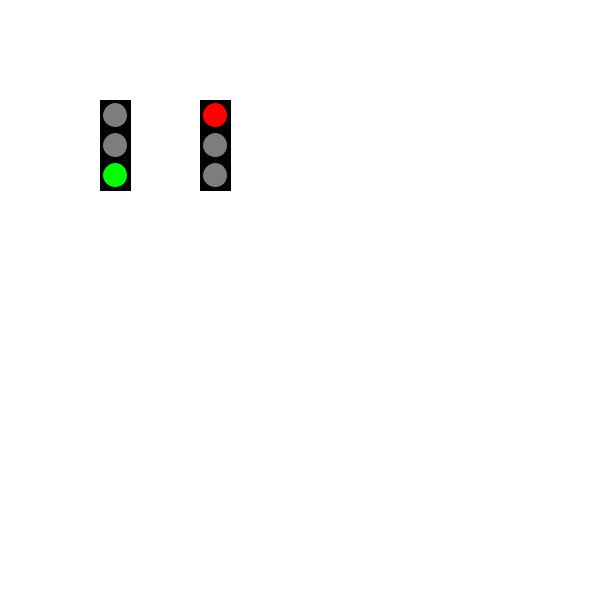
Frame 1 (no input)
Frame 60 (the mouse pressed at the canvas centre just before this capture): identical to frame 1, image omitted
Frame 120 (the mouse held since frame 60 and released just before this capture): identical to frame 1, image omitted

The Processing sketch that drew this single still picture (run headless with seeded random() and noise(); from frame 60 on, the mouse is pressed at the canvas centre):

// Processing sketch: Trafiklys_OOP_v1
// ── Trafiklys_OOP_v1.pde
Trafik0 t1, t2;


void setup() {
  size (600, 600);

  // draw looper 60 gange og i vil ikke oprette variabler så mange gange. 
  t1 = new Trafik0(100, 100);
  t2 = new Trafik0(200, 100);
}

void draw() {
  background (255); // tagn forfra hver gang draw looper
  t1.setState(1); // besten hvilken tilstand lyset skal have
  t1.drawTrafik0();
  t1.setState(0); // besten hvilken tilstand lyset skal have
  t2.drawTrafik0();
}

class Trafik0 {

  int xpos, ypos;
  int lengde =30; // ingen æøå :)
  int hoejde = 90;
  int state; // er lyset rød eller grøn

  // konstruktøren
  Trafik0(int xpos, int ypos) {
    this.xpos = xpos;
    this.ypos = ypos;
  }

  void drawTrafik0() {
    pushMatrix();
    translate(xpos, ypos);
    fill(0);
    rect(0, 0, lengde, hoejde);

    switch(state)
    {
    case 0: 
      roed();
      break;
    case 1: 
      groen();
      break;
    }

    popMatrix();
  }


  void setState(int state){
    this.state=state;
  }


  void roed() {
    fill(255, 0, 0);
    circle(15, 15, 25);
    fill(125);
    circle(15, 45, 25);
    circle(15, 75, 25);
  }

  void groen() {
    fill(125);
    circle(15, 15, 25);
    circle(15, 45, 25);
    fill(0, 255, 0);
    circle(15, 75, 25);
  }
}

class Lys0 {
  void drawLys0() {
    fill(125); 
    //Lav cirkel(Alle cirkler)
  }
}
